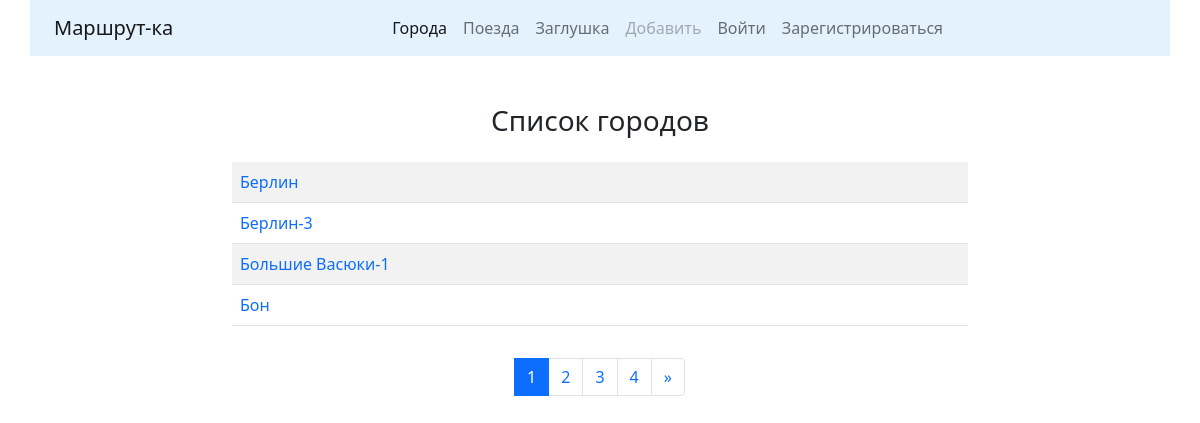
Before: /cities/ with the older database file.
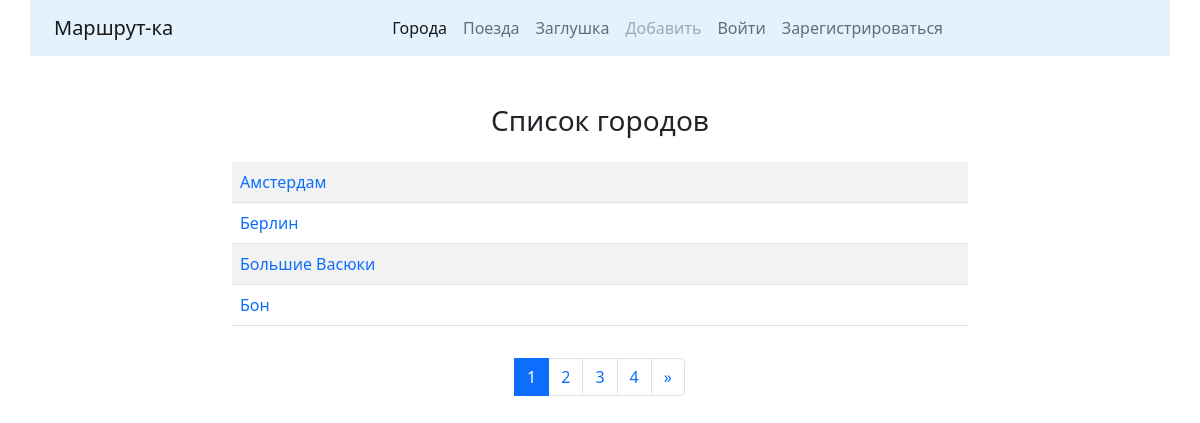
After: the same page with the newer database file.
### cities/models.py (models this page shows, shortened)
class City(models.Model):
    name = models.CharField(max_length=128, unique=True, verbose_name="Город",)
    class Meta:
        verbose_name = "Город"
        verbose_name_plural = "Города"
        ordering = ["name"]  # Сортировка объектов таблицы по имени

### cities/views.py (the view)
# urls.py: path('', CityListView.as_view(), name="cities"),
class CityListView(ListView):
    paginate_by = 4
    model = City
    template_name = "cities/cities.html"
    def get_context_data(self, **kwargs):
        context = super().get_context_data(**kwargs)
        form = CityForm()
        context["form"] = form
        return context

### cities/templates/cities/cities.html (shortened to what this page needs)
{% extends 'main/base.html' %}
{% block content %}
    <h3 align="center">Список городов</h3>
    <div class="row">
        <div class="col-md-8 mx-auto my-3">
            <table class="table table-striped">
                {% for object in page_obj %}
                    <tr>
                        <td><a href="{% url 'cities:detail' pk=object.id %}" style="text-decoration:none">{{object.name}}</a></td>
                        {% if user.is_authenticated %}
                            <td><a href="{% url 'cities:update' pk=object.id %}">
                                <button type="submit" class="btn btn-outline-primary">Редактировать</button></a></td>
                            <td><a href="{% url 'cities:delete' pk=object.id %}">
                                <button type="submit" class="btn btn-outline-danger">Удалить</button></a></td>
                        {% else %}
                            <td>&nbsp;</td>
                            <td>&nbsp;</td>
                        {% endif %}
                    </tr>
                {% endfor %}
            </table>
        </div>
    </div>
    <nav aria-label="Page navigation example">
        <ul class="pagination justify-content-center">
                {% for page in page_obj.paginator.page_range %}
                    <li class="page-item {% if page == page_obj.number %}active{% endif %}">
                        <a class="page-link" href="?page={{page}}">{{page}}</a>
                    </li>
                {% endfor %}
            <li class="page-item">
                {% if page_obj.has_next %}
                    <a class="page-link" href="?page={{ page_obj.next_page_number }}" aria-label="Next">
                        <span aria-hidden="true">&raquo;</span>
                    </a>
                {% endif %}
            </li>
        </ul>
    </nav>
{% endblock %}

Changed rows visible on the page:
removed City: name "Берлин-3"
added City: name "Амстердам"
changed City: name "Большие Васюки-1" → "Большие Васюки"
